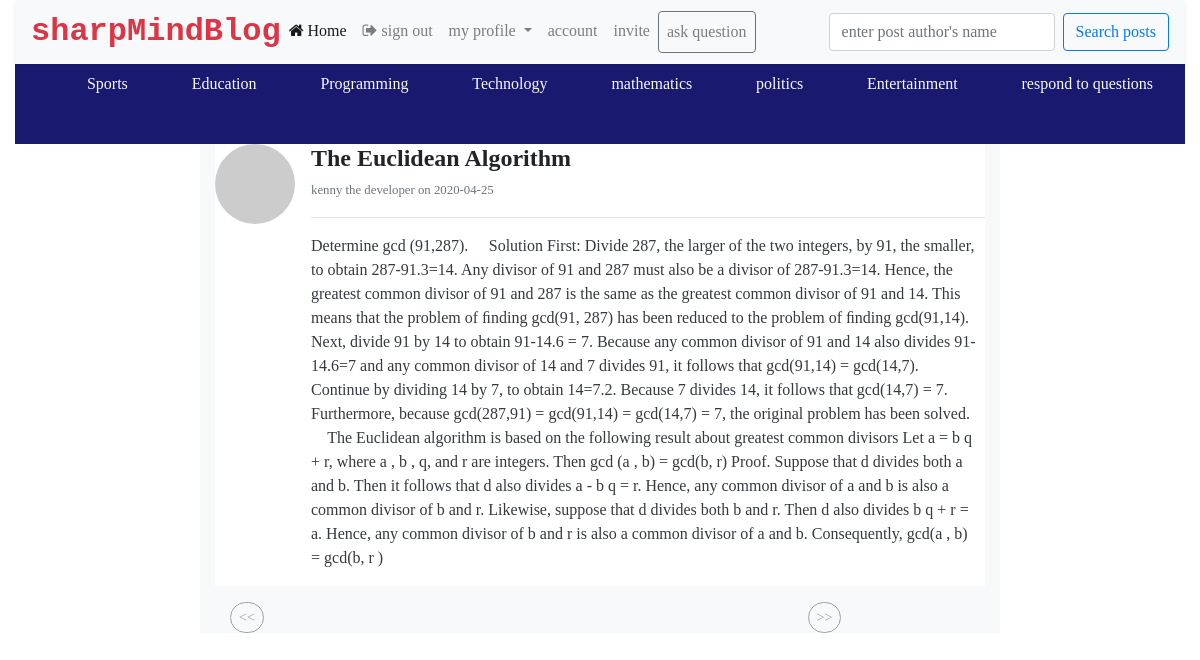
Screenshot of /users/posts/mathematics (signed in) with the database file from the repository.
### src/models/__init__.py (models this page shows, shortened)
class Posts(db.Model):
    id = db.Column(db.Integer, primary_key=True)
    title = db.Column(db.Text, nullable=False)
    post = db.Column(db.Text, nullable=False)
    date = db.Column(db.String(200), default=datetime.today().date)
    upvote = db.Column(db.Integer, default=0)
    category = db.Column(db.String, nullable=False)
    user_id = db.Column(db.ForeignKey('user.id'))

class User(db.Model):
    id = db.Column(db.Integer, primary_key=True)
    name = db.Column(db.String(200), nullable=False)
    hobby = db.Column(db.String(200), nullable=False)
    email = db.Column(db.String(200), nullable=False)
    url = db.Column(db.String(200), nullable=False)
    password = db.Column(db.String(120), nullable=False)
    Admin = db.Column(db.Boolean, default=False)
    occupation = db.Column(db.String(120), nullable=False)
    location = db.Column(db.String(120), nullable=False)
    author = db.relationship('Posts', backref='author', lazy=True)

### src/views/__init__.py (the view)
@views_blueprint.route('/posts/mathematics')
def mathematics():
    if 'username' in session:
        page = request.args.get('page', type=int)
        post = Posts.query.filter_by(category='mathematics').order_by(Posts.date.desc()).paginate(page=page, per_page=2)
        user = User.query.filter_by(name=session['username']).first()
        c = []
        for letter in user.email:
            c.append(letter)
        d = c[0]
        count = Posts.query.filter_by(user_id=user.id).count()
        return render_template('category/mathematics.html', post=post, user=user, count=count, d=d, title='mathematics')
    else:
        return redirect(url_for('users.login'))

### src/views/__init__.py (called while the page is built)
@views_blueprint.before_request
def before_request():
    g.user = None
    if 'username' in session:
        g.user = session['username']

### src/templates/category/mathematics.html (shortened to what this page needs)
{% extends 'public/main.html' %} {% block body %}
<div class="container-fluid mb-5 position-absolute" style="top: 8em">
    <div class="row">
        <div class="col-lg-2">
        </div>
        <div class="col-lg-8 col-md-12 bg-light">
             {%for post in post.items%}
            <ul class="list-unstyled mt-3" style="background-color: white;">
                <li class="media ">
                    <img src="https://gravatar.com/avatar/{{post.author.url}}?s=80&d=monsterid" class="mr-3 rounded-circle " alt="... ">
                    <div class="media-body">
                        <h4 class="mt-0 mb-1 text-capitalize font-weight-bold ">{{post.title}}</h4>
                        <small class="text text-muted">{{post.author.name}} on {{post.date}}</small>
                        <hr>
                        <p class="text text-dark mr-2 text-break ">{{post.post}}</p>
                    </div>
                </li>
            </ul>
            {%endfor%}
            <div class="container ">
                <div class="row ">
                    <div class="col-lg-3 col-md-4 col-sm-6 col-xs-6 ">
                        {%if post.has_prev%}
                        <a href="{{url_for( 'users.mathematics', page=post.prev_num)}} " class="btn btn-outline-secondary btn-sm" style="border-radius: 50px;">&lt;&lt;</a> {%else%}
                        <a href="{{url_for( 'users.mathematics', page=post.prev_num)}} " class="btn btn-outline-secondary btn-sm disabled" style="border-radius: 50px;">&lt;&lt;</a> {%endif%}
                    </div>
                    <div class="col-lg-6 col-md-4 col-sm-0 ">
                    </div>
                    <div class="col-lg-3 col-md-4 col-sm-6 col-xs-6 ">
                        {%if post.has_next%}
                        <a href="{{url_for( 'users.mathematics', page=post.next_num)}} " class="btn btn-outline-secondary btn-sm " style="border-radius: 50px;">&gt;&gt;</a> {%else%}
                        <a href="{{url_for( 'users.mathematics', page=post.next_num)}} " class="btn btn-outline-secondary btn-sm disabled " style="border-radius: 50px;">&gt;&gt;</a> {%endif%}
                    </div>
                </div>
            </div>
        </div>
        <div class="col-lg-2 ">
        </div>
    </div>
</div>
{% endblock body %}

### src/static/css/default.css (style rules this page uses)
* { font-family: Cambria, Cochin, Georgia, Times, 'Times New Roman', serif; font-size: 16px; }

### rows the page displays
Posts: title "The Euclidean Algorithm", author.name "kenny the developer", date "2020-04-25", post "Determine gcd (91,287). \u0004 Solution First: Divide 287, the larger of the two integers, by 91, the smaller, to obtain 287-91.3=14. Any divisor of 91 and 287 must also be a divisor of 287-91.3=14. Hence, the greatest common divisor of 91 and 287 is the same as the greatest common divisor of 91 and 14. This means that the problem of ﬁnding gcd(91, 287) has been reduced to the problem of ﬁnding gcd(91,14). Next, divide 91 by 14 to obtain 91-14.6 = 7. Because any common divisor of 91 and 14 also divides 91-14.6=7 and any common divisor of 14 and 7 divides 91, it follows that gcd(91,14) = gcd(14,7). Continue by dividing 14 by 7, to obtain 14=7.2. Because 7 divides 14, it follows that gcd(14,7) =…"
